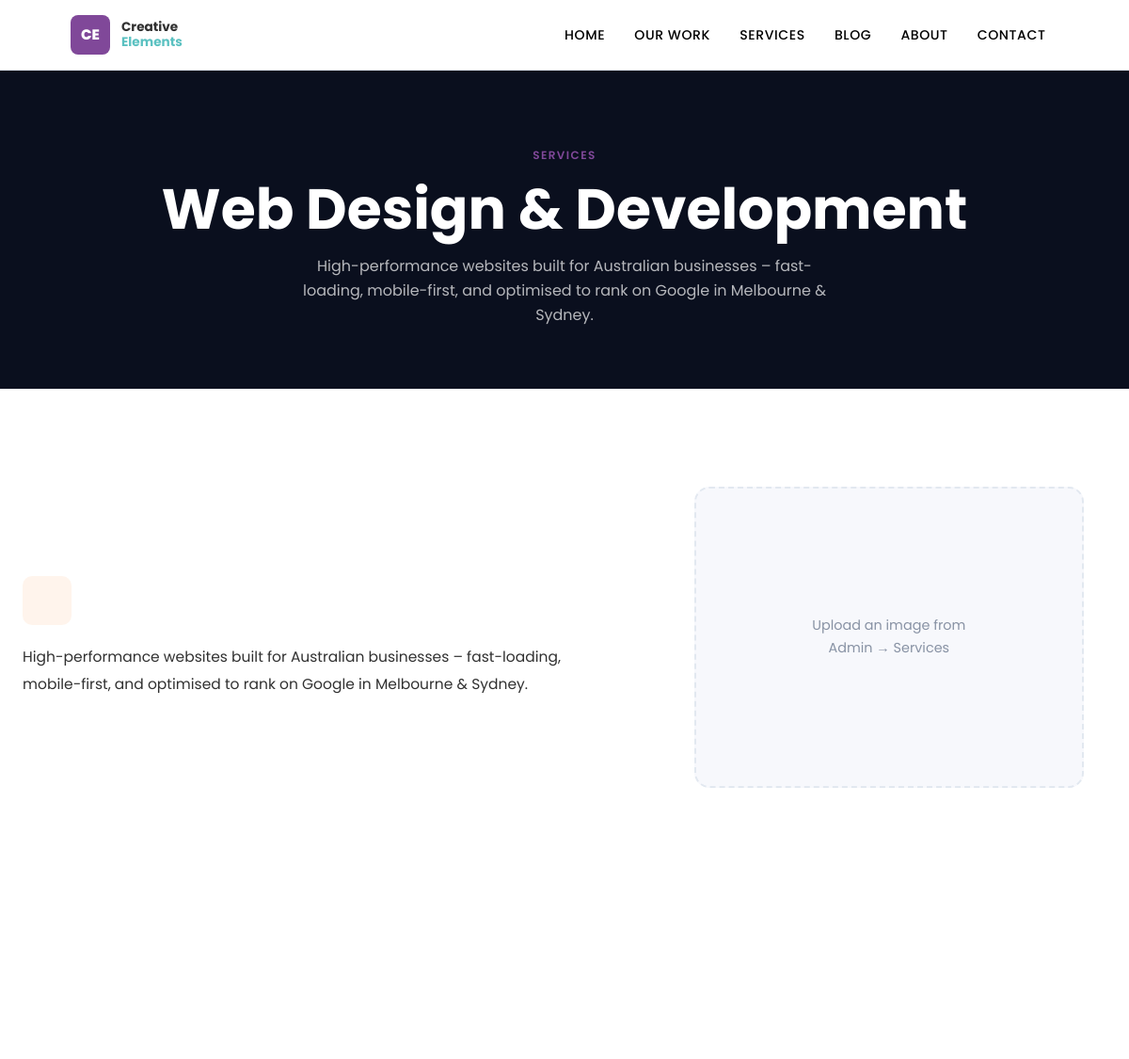
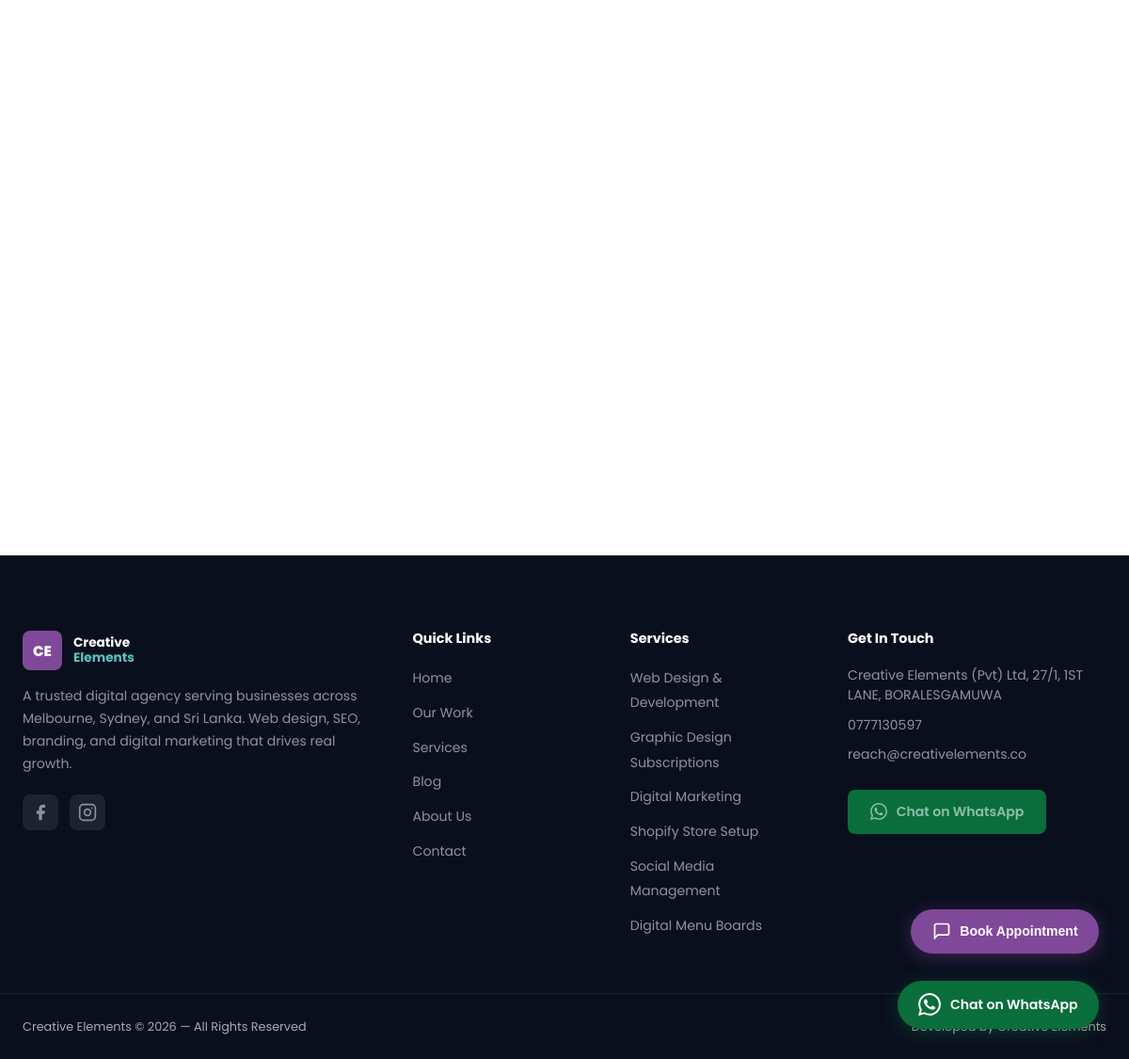
Page /service.php?slug=web-design-development on the committed database (2 pictures, top to bottom).
### tables this page shows
CREATE TABLE IF NOT EXISTS `services` (
  `id` int(11) NOT NULL AUTO_INCREMENT,
  `title` varchar(255) NOT NULL,
  `slug` varchar(255) DEFAULT '',
  `description` text NOT NULL,
  `content_heading` varchar(255) DEFAULT '',
  `content` longtext,
  `content2_heading` varchar(255) DEFAULT '',
  `content2` longtext,
  `detail_image1` varchar(255) DEFAULT '',
  `detail_image2` varchar(255) DEFAULT '',
  `icon` varchar(100) DEFAULT 'star',
  `sort_order` int(11) DEFAULT 0,
  `active` tinyint(1) DEFAULT 1,
  `focus_keyphrase` varchar(255) DEFAULT '',
  `seo_title` varchar(255) DEFAULT '',
  `meta_description` varchar(500) DEFAULT '',
  `created_at` timestamp DEFAULT CURRENT_TIMESTAMP,
  PRIMARY KEY (`id`)
);

### includes/config.php (called while the page is built, shortened)
<?php
function sanitize($input) {
    return htmlspecialchars(strip_tags(trim($input)), ENT_QUOTES, 'UTF-8');
}

### service.php (the view, shortened to what this page needs)
<?php
require_once 'includes/config.php';
$db = getDB();
$slug = $_GET['slug'] ?? '';
$stmt = $db->prepare("SELECT * FROM services WHERE slug=? AND active=1");
$stmt->execute([$slug]);
$service = $stmt->fetch();
require_once 'includes/header.php';
$icons = [
    'monitor'      => '<svg width="32" height="32" viewBox="0 0 24 24" fill="none" stroke="currentColor" stroke-width="2"><rect x="2" y="3" width="20" height="14" rx="2"/><path d="M8 21h8M12 17v4"/></svg>',
    'pen-tool'     => '<svg width="32" height="32" viewBox="0 0 24 24" fill="none" stroke="currentColor" stroke-width="2"><path d="M12 19l7-7 3 3-7 7-3-3z"/><path d="M18 13l-1.5-7.5L2 2l3.5 14.5L13 18l5-5z"/><circle cx="11" cy="11" r="2"/></svg>',
    'trending-up'  => '<svg width="32" height="32" viewBox="0 0 24 24" fill="none" stroke="currentColor" stroke-width="2"><polyline points="23 6 13.5 15.5 8.5 10.5 1 18"/><polyline points="17 6 23 6 23 12"/></svg>',
    'shopping-bag' => '<svg width="32" height="32" viewBox="0 0 24 24" fill="none" stroke="currentColor" stroke-width="2"><path d="M6 2 3 6v14a2 2 0 0 0 2 2h14a2 2 0 0 0 2-2V6l-3-4z"/><line x1="3" y1="6" x2="21" y2="6"/><path d="M16 10a4 4 0 0 1-8 0"/></svg>',
    'share-2'      => '<svg width="32" height="32" viewBox="0 0 24 24" fill="none" stroke="currentColor" stroke-width="2"><circle cx="18" cy="5" r="3"/><circle cx="6" cy="12" r="3"/><circle cx="18" cy="19" r="3"/><line x1="8.59" y1="13.51" x2="15.42" y2="17.49"/><line x1="15.41" y1="6.51" x2="8.59" y2="10.49"/></svg>',
    'tablet'       => '<svg width="32" height="32" viewBox="0 0 24 24" fill="none" stroke="currentColor" stroke-width="2"><rect x="4" y="2" width="16" height="20" rx="2" ry="2"/><line x1="12" y1="18" x2="12.01" y2="18"/></svg>',
    'star'         => '<svg width="32" height="32" viewBox="0 0 24 24" fill="none" stroke="currentColor" stroke-width="2"><polygon points="12 2 15.09 8.26 22 9.27 17 14.14 18.18 21.02 12 17.77 5.82 21.02 7 14.14 2 9.27 8.91 8.26 12 2"/></svg>',
];
?>
<?php if ($service): ?>
<section class="page-hero">
  <div class="container">
    <span class="section-label">Services</span>
    <h1><?= sanitize($service['title']) ?></h1>
    <?php if ($service['description']): ?><p><?= sanitize($service['description']) ?></p><?php endif; ?>
  </div>
</section>
<section class="section">
  <div class="container">
    <div class="why-grid">
      <div>
        <div class="service-icon" style="margin-bottom:1.25rem"><?= $icons[$service['icon']] ?? $icons['star'] ?></div>
        <div style="line-height:1.85;font-size:.97rem;color:#313131;margin-top:<?= !empty($service['content_heading']) ? '1rem' : '0' ?>">
          <?= nl2br(sanitize($service['content'] ?: $service['description'])) ?>
        </div>
      </div>
      <div class="why-visual">
        <?php if (!empty($service['detail_image1'])): ?>
          <img src="<?= SITE_URL ?>/uploads/services/<?= sanitize($service['detail_image1']) ?>" alt="<?= sanitize($service['title']) ?>" class="why-visual-image" loading="lazy">
        <?php else: ?>
          <div class="why-visual-placeholder">Upload an image from<br>Admin → Services</div>
        <?php endif; ?>
      </div>
    </div>
  </div>
</section>
<?php endif; ?>
<?php require_once 'includes/footer.php'; ?>

### includes/footer.php (shortened to what this page needs)
</main>
<footer class="footer">
  <div class="container footer-grid">
    <div class="footer-brand">
      <a href="/" class="logo logo-light">
        <?php if (!empty($settings['footer_logo'])): ?>
          <img src="<?= SITE_URL ?>/uploads/branding/<?= sanitize($settings['footer_logo']) ?>" alt="<?= sanitize(SITE_NAME) ?>" class="logo-img">
        <?php else: ?>
          <span class="logo-mark">CE</span>
          <span class="logo-text">Creative<br><em>Elements</em></span>
        <?php endif; ?>
      </a>
      <p>A trusted digital agency serving businesses across Melbourne, Sydney, and Sri Lanka. Web design, SEO, branding, and digital marketing that drives real growth.</p>
      <div class="footer-social">
        <a href="<?= sanitize($settings['facebook'] ?? '#') ?>" target="_blank" rel="noopener" aria-label="Facebook">
          <svg width="20" height="20" viewBox="0 0 24 24" fill="currentColor"><path d="M18 2h-3a5 5 0 0 0-5 5v3H7v4h3v8h4v-8h3l1-4h-4V7a1 1 0 0 1 1-1h3z"/></svg>
        </a>
        <a href="<?= sanitize($settings['instagram'] ?? '#') ?>" target="_blank" rel="noopener" aria-label="Instagram">
          <svg width="20" height="20" viewBox="0 0 24 24" fill="none" stroke="currentColor" stroke-width="2"><rect x="2" y="2" width="20" height="20" rx="5" ry="5"/><circle cx="12" cy="12" r="4"/><circle cx="17.5" cy="6.5" r="1" fill="currentColor" stroke="none"/></svg>
        </a>
      </div>
    </div>
    <div class="footer-links">
      <h4>Quick Links</h4>
      <ul>
        <li><a href="/">Home</a></li>
        <li><a href="/our-work.php">Our Work</a></li>
        <li><a href="/services.php">Services</a></li>
        <li><a href="/blog.php">Blog</a></li>
        <li><a href="/about.php">About Us</a></li>
        <li><a href="/contact.php">Contact</a></li>
      </ul>
    </div>
    <div class="footer-services">
      <h4>Services</h4>
      <ul>
        <?php
        $footerServices = $db->query("SELECT title, slug FROM services WHERE active=1 ORDER BY sort_order LIMIT 6")->fetchAll();
        foreach ($footerServices as $fs):
          $fsUrl = !empty($fs['slug']) ? '/service.php?slug=' . urlencode($fs['slug']) : '/services.php';
        ?>
        <li><a href="<?= $fsUrl ?>"><?= sanitize($fs['title']) ?></a></li>
        <?php endforeach; ?>
      </ul>
    </div>
    <div class="footer-contact">
      <h4>Get In Touch</h4>
      <p><?= sanitize($settings['address'] ?? '') ?></p>
      <p><a href="tel:<?= sanitize($settings['phone'] ?? '') ?>"><?= sanitize($settings['phone'] ?? '') ?></a></p>
      <p><a href="mailto:<?= sanitize($settings['email'] ?? '') ?>"><?= sanitize($settings['email'] ?? '') ?></a></p>
      <a href="https://wa.me/<?= sanitize($settings['whatsapp'] ?? '94777130597') ?>" class="btn-whatsapp" target="_blank">
        Chat on WhatsApp
      </a>
    </div>
  </div>
  <div class="footer-bottom">
    <div class="container">
      <p>Creative Elements &copy; <?= date('Y') ?> — All Rights Reserved</p>
      <p>Developed by Creative Elements</p>
    </div>
  </div>
</footer>
<a href="https://wa.me/<?= sanitize($settings['whatsapp'] ?? '94777130597') ?>" class="wa-float" target="_blank" aria-label="Chat on WhatsApp">
  <span>Chat on WhatsApp</span>
</a>
<?php if ($currentPage !== 'contact'): ?>
<button type="button" class="contact-float" id="contactFloatBtn" aria-label="Book Appointment">
  <svg width="20" height="20" viewBox="0 0 24 24" fill="none" stroke="currentColor" stroke-width="2"><path d="M21 15a2 2 0 0 1-2 2H7l-4 4V5a2 2 0 0 1 2-2h14a2 2 0 0 1 2 2z"/></svg>
  <span>Book Appointment</span>
</button>
<?php endif; ?>
</body>
</html>

### rows in the picture
services: title "Web Design & Development", description "High-performance websites built for Australian businesses – fast-loading, mobile-first, and optimised to rank on Google in Melbourne & Sydney."
services: title "Graphic Design Subscriptions"
services: title "Digital Marketing"
services: title "Shopify Store Setup"
services: title "Social Media Management"
services: title "Digital Menu Boards"

### other values in the picture
$settings['address'] "Creative Elements (Pvt) Ltd, 27/1, 1ST LANE, BORALESGAMUWA"
$settings['phone'] "0777130597"
$settings['email'] "reach@creativelements.co"
